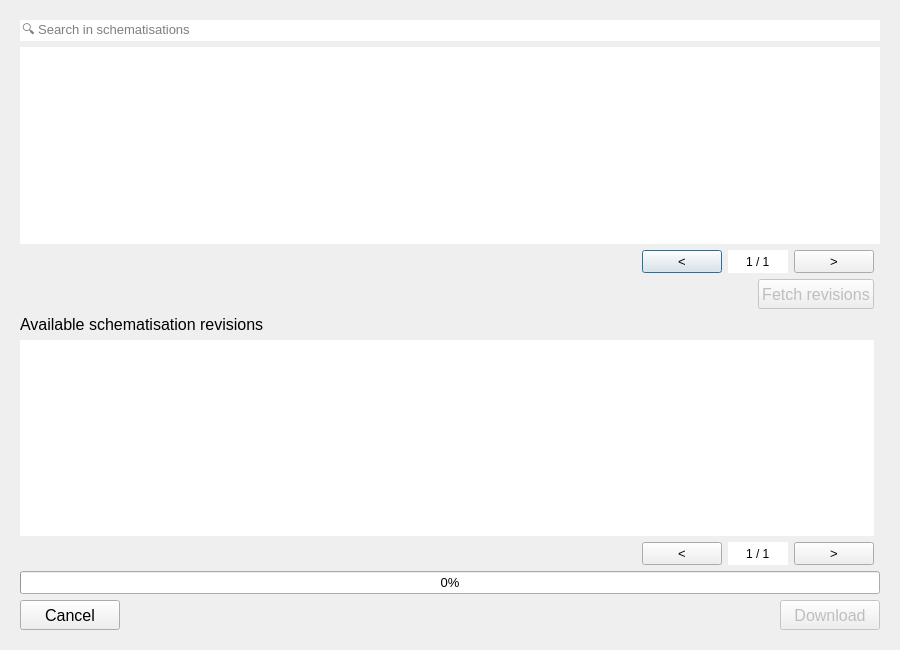
<?xml version="1.0" encoding="UTF-8"?>
<ui version="4.0">
 <class>Dialog</class>
 <widget class="QDialog" name="Dialog">
  <property name="geometry">
   <rect>
    <x>0</x>
    <y>0</y>
    <width>900</width>
    <height>650</height>
   </rect>
  </property>
  <property name="windowTitle">
   <string>Download schematisation</string>
  </property>
  <layout class="QGridLayout" name="gridLayout">
   <item row="0" column="0">
    <widget class="QWidget" name="schematisation_download_widget" native="true">
     <property name="sizePolicy">
      <sizepolicy hsizetype="Preferred" vsizetype="Expanding">
       <horstretch>0</horstretch>
       <verstretch>0</verstretch>
      </sizepolicy>
     </property>
     <property name="minimumSize">
      <size>
       <width>500</width>
       <height>300</height>
      </size>
     </property>
     <layout class="QGridLayout" name="gridLayout_8">
      <item row="7" column="0" colspan="2">
       <widget class="QProgressBar" name="pbar_download">
        <property name="font">
         <font>
          <pointsize>10</pointsize>
         </font>
        </property>
        <property name="value">
         <number>0</number>
        </property>
        <property name="alignment">
         <set>Qt::AlignCenter</set>
        </property>
       </widget>
      </item>
      <item row="1" column="0" colspan="2">
       <widget class="QTreeView" name="schematisations_tv">
        <property name="font">
         <font>
          <pointsize>10</pointsize>
         </font>
        </property>
        <property name="frameShape">
         <enum>QFrame::NoFrame</enum>
        </property>
        <property name="editTriggers">
         <set>QAbstractItemView::NoEditTriggers</set>
        </property>
        <property name="sortingEnabled">
         <bool>true</bool>
        </property>
        <attribute name="headerShowSortIndicator" stdset="0">
         <bool>true</bool>
        </attribute>
       </widget>
      </item>
      <item row="2" column="0">
       <layout class="QHBoxLayout" name="horizontalLayout">
        <property name="topMargin">
         <number>0</number>
        </property>
        <property name="bottomMargin">
         <number>0</number>
        </property>
        <item>
         <spacer name="horizontalSpacer_13">
          <property name="orientation">
           <enum>Qt::Horizontal</enum>
          </property>
          <property name="sizeHint" stdset="0">
           <size>
            <width>400</width>
            <height>20</height>
           </size>
          </property>
         </spacer>
        </item>
        <item>
         <widget class="QPushButton" name="pb_schematisations_prev_page">
          <property name="sizePolicy">
           <sizepolicy hsizetype="Minimum" vsizetype="Minimum">
            <horstretch>0</horstretch>
            <verstretch>0</verstretch>
           </sizepolicy>
          </property>
          <property name="minimumSize">
           <size>
            <width>40</width>
            <height>20</height>
           </size>
          </property>
          <property name="maximumSize">
           <size>
            <width>16777215</width>
            <height>16777215</height>
           </size>
          </property>
          <property name="font">
           <font>
            <pointsize>10</pointsize>
           </font>
          </property>
          <property name="layoutDirection">
           <enum>Qt::LeftToRight</enum>
          </property>
          <property name="text">
           <string>&lt;</string>
          </property>
         </widget>
        </item>
        <item>
         <widget class="QSpinBox" name="schematisations_page_sbox">
          <property name="sizePolicy">
           <sizepolicy hsizetype="Minimum" vsizetype="Minimum">
            <horstretch>0</horstretch>
            <verstretch>0</verstretch>
           </sizepolicy>
          </property>
          <property name="minimumSize">
           <size>
            <width>60</width>
            <height>20</height>
           </size>
          </property>
          <property name="focusPolicy">
           <enum>Qt::StrongFocus</enum>
          </property>
          <property name="styleSheet">
           <string notr="true">QSpinBox {background-color: white;}</string>
          </property>
          <property name="frame">
           <bool>false</bool>
          </property>
          <property name="alignment">
           <set>Qt::AlignCenter</set>
          </property>
          <property name="buttonSymbols">
           <enum>QAbstractSpinBox::NoButtons</enum>
          </property>
          <property name="suffix">
           <string> / 1</string>
          </property>
          <property name="minimum">
           <number>1</number>
          </property>
         </widget>
        </item>
        <item>
         <widget class="QPushButton" name="pb_schematisations_next_page">
          <property name="sizePolicy">
           <sizepolicy hsizetype="Minimum" vsizetype="Minimum">
            <horstretch>0</horstretch>
            <verstretch>0</verstretch>
           </sizepolicy>
          </property>
          <property name="minimumSize">
           <size>
            <width>40</width>
            <height>20</height>
           </size>
          </property>
          <property name="maximumSize">
           <size>
            <width>16777215</width>
            <height>16777215</height>
           </size>
          </property>
          <property name="font">
           <font>
            <pointsize>10</pointsize>
           </font>
          </property>
          <property name="text">
           <string>&gt;</string>
          </property>
         </widget>
        </item>
       </layout>
      </item>
      <item row="3" column="0">
       <layout class="QHBoxLayout" name="horizontalLayout_3">
        <property name="bottomMargin">
         <number>0</number>
        </property>
        <item>
         <spacer name="horizontalSpacer_8">
          <property name="orientation">
           <enum>Qt::Horizontal</enum>
          </property>
          <property name="sizeHint" stdset="0">
           <size>
            <width>40</width>
            <height>20</height>
           </size>
          </property>
         </spacer>
        </item>
        <item>
         <widget class="QPushButton" name="pb_revisions_fetch">
          <property name="enabled">
           <bool>false</bool>
          </property>
          <property name="minimumSize">
           <size>
            <width>100</width>
            <height>30</height>
           </size>
          </property>
          <property name="maximumSize">
           <size>
            <width>16777215</width>
            <height>16777215</height>
           </size>
          </property>
          <property name="font">
           <font>
            <pointsize>12</pointsize>
           </font>
          </property>
          <property name="text">
           <string>Fetch revisions</string>
          </property>
         </widget>
        </item>
       </layout>
      </item>
      <item row="6" column="0">
       <layout class="QHBoxLayout" name="horizontalLayout_4">
        <property name="topMargin">
         <number>0</number>
        </property>
        <property name="bottomMargin">
         <number>0</number>
        </property>
        <item>
         <spacer name="horizontalSpacer_14">
          <property name="orientation">
           <enum>Qt::Horizontal</enum>
          </property>
          <property name="sizeHint" stdset="0">
           <size>
            <width>400</width>
            <height>20</height>
           </size>
          </property>
         </spacer>
        </item>
        <item>
         <widget class="QPushButton" name="pb_revisions_prev_page">
          <property name="enabled">
           <bool>true</bool>
          </property>
          <property name="sizePolicy">
           <sizepolicy hsizetype="Minimum" vsizetype="Minimum">
            <horstretch>0</horstretch>
            <verstretch>0</verstretch>
           </sizepolicy>
          </property>
          <property name="minimumSize">
           <size>
            <width>40</width>
            <height>20</height>
           </size>
          </property>
          <property name="maximumSize">
           <size>
            <width>16777215</width>
            <height>16777215</height>
           </size>
          </property>
          <property name="font">
           <font>
            <pointsize>10</pointsize>
           </font>
          </property>
          <property name="layoutDirection">
           <enum>Qt::LeftToRight</enum>
          </property>
          <property name="text">
           <string>&lt;</string>
          </property>
         </widget>
        </item>
        <item>
         <widget class="QSpinBox" name="revisions_page_sbox">
          <property name="enabled">
           <bool>true</bool>
          </property>
          <property name="sizePolicy">
           <sizepolicy hsizetype="Minimum" vsizetype="Minimum">
            <horstretch>0</horstretch>
            <verstretch>0</verstretch>
           </sizepolicy>
          </property>
          <property name="minimumSize">
           <size>
            <width>60</width>
            <height>20</height>
           </size>
          </property>
          <property name="focusPolicy">
           <enum>Qt::StrongFocus</enum>
          </property>
          <property name="styleSheet">
           <string notr="true">QSpinBox {background-color: white;}</string>
          </property>
          <property name="frame">
           <bool>false</bool>
          </property>
          <property name="alignment">
           <set>Qt::AlignCenter</set>
          </property>
          <property name="buttonSymbols">
           <enum>QAbstractSpinBox::NoButtons</enum>
          </property>
          <property name="suffix">
           <string> / 1</string>
          </property>
          <property name="minimum">
           <number>1</number>
          </property>
         </widget>
        </item>
        <item>
         <widget class="QPushButton" name="pb_revisions_next_page">
          <property name="enabled">
           <bool>true</bool>
          </property>
          <property name="sizePolicy">
           <sizepolicy hsizetype="Minimum" vsizetype="Minimum">
            <horstretch>0</horstretch>
            <verstretch>0</verstretch>
           </sizepolicy>
          </property>
          <property name="minimumSize">
           <size>
            <width>40</width>
            <height>20</height>
           </size>
          </property>
          <property name="maximumSize">
           <size>
            <width>16777215</width>
            <height>16777215</height>
           </size>
          </property>
          <property name="font">
           <font>
            <pointsize>10</pointsize>
           </font>
          </property>
          <property name="text">
           <string>&gt;</string>
          </property>
         </widget>
        </item>
       </layout>
      </item>
      <item row="5" column="0">
       <widget class="QTreeView" name="revisions_tv">
        <property name="frameShape">
         <enum>QFrame::NoFrame</enum>
        </property>
        <property name="editTriggers">
         <set>QAbstractItemView::NoEditTriggers</set>
        </property>
       </widget>
      </item>
      <item row="8" column="0" colspan="2">
       <layout class="QHBoxLayout" name="horizontalLayout_2">
        <property name="bottomMargin">
         <number>0</number>
        </property>
        <item>
         <widget class="QPushButton" name="pb_cancel">
          <property name="minimumSize">
           <size>
            <width>100</width>
            <height>30</height>
           </size>
          </property>
          <property name="maximumSize">
           <size>
            <width>16777215</width>
            <height>16777215</height>
           </size>
          </property>
          <property name="font">
           <font>
            <pointsize>12</pointsize>
           </font>
          </property>
          <property name="text">
           <string>Cancel</string>
          </property>
         </widget>
        </item>
        <item>
         <spacer name="horizontalSpacer_7">
          <property name="orientation">
           <enum>Qt::Horizontal</enum>
          </property>
          <property name="sizeHint" stdset="0">
           <size>
            <width>40</width>
            <height>20</height>
           </size>
          </property>
         </spacer>
        </item>
        <item>
         <widget class="QPushButton" name="pb_download">
          <property name="enabled">
           <bool>false</bool>
          </property>
          <property name="minimumSize">
           <size>
            <width>100</width>
            <height>30</height>
           </size>
          </property>
          <property name="maximumSize">
           <size>
            <width>16777215</width>
            <height>16777215</height>
           </size>
          </property>
          <property name="font">
           <font>
            <pointsize>12</pointsize>
           </font>
          </property>
          <property name="text">
           <string>Download</string>
          </property>
         </widget>
        </item>
       </layout>
      </item>
      <item row="0" column="0" colspan="2">
       <widget class="QLineEdit" name="schematisations_search_le">
        <property name="font">
         <font>
          <pointsize>10</pointsize>
         </font>
        </property>
        <property name="frame">
         <bool>false</bool>
        </property>
        <property name="placeholderText">
         <string>🔍 Search in schematisations</string>
        </property>
       </widget>
      </item>
      <item row="4" column="0">
       <widget class="QLabel" name="label">
        <property name="font">
         <font>
          <pointsize>12</pointsize>
         </font>
        </property>
        <property name="text">
         <string>Available schematisation revisions</string>
        </property>
       </widget>
      </item>
     </layout>
    </widget>
   </item>
  </layout>
 </widget>
 <resources/>
 <connections/>
</ui>
